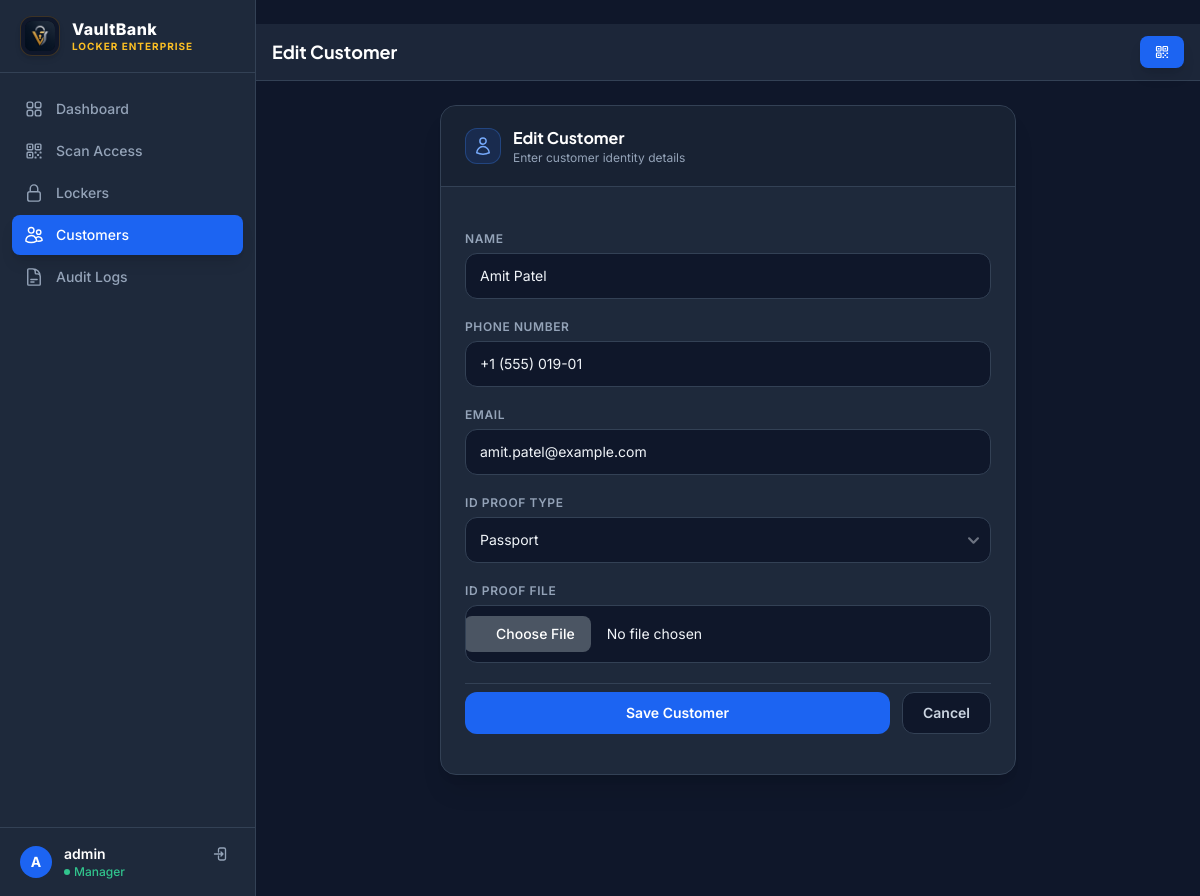
The app's page /customers/3/edit/ (signed in) with its own data.
### lockers/models.py (models this page shows, shortened)
class Customer(models.Model):
    ID_PROOF_CHOICES = [
        ('aadhaar', 'Aadhaar Card'),
        ('pan', 'PAN Card'),
        ('passport', 'Passport'),
        ('voter_id', 'Voter ID'),
        ('driving_license', 'Driving License'),
    ]
    name = models.CharField(max_length=200)
    phone_number = models.CharField(max_length=20, blank=True, null=True, help_text="Phone number for SMS/WhatsApp alerts")
    email = models.EmailField(blank=True, null=True, help_text="Email address for access notifications")
    id_proof_type = models.CharField(max_length=50, choices=ID_PROOF_CHOICES)
    id_proof_file = models.FileField(upload_to='id_proofs/')
    class Meta:
        ordering = ['name']

### lockers/views.py (the view, shortened to what this page needs)
# urls.py: path('customers/<int:pk>/edit/', views.customer_edit, name='customer_edit'),
@login_required
def customer_edit(request, pk):
    customer = get_object_or_404(Customer, pk=pk)
    form = CustomerForm(request.POST or None, request.FILES or None, instance=customer)
    return render(request, 'lockers/customer_form.html', {'form': form, 'title': 'Edit Customer', 'customer': customer})

### lockers/forms.py
class CustomerForm(forms.ModelForm):
    class Meta:
        model = Customer
        fields = ['name', 'phone_number', 'email', 'id_proof_type', 'id_proof_file']
        widgets = {
            'name': forms.TextInput(attrs={'class': _INPUT, 'placeholder': 'Full Name'}),
            'phone_number': forms.TextInput(attrs={'class': _INPUT, 'placeholder': '+1 (555) 000-0000'}),
            'email': forms.EmailInput(attrs={'class': _INPUT, 'placeholder': 'customer@example.com'}),
            'id_proof_type': forms.Select(attrs={'class': _SELECT}),
            'id_proof_file': forms.FileInput(attrs={'class': _FILE}),
        }

### templates/lockers/customer_form.html (shortened to what this page needs)
﻿{% extends 'lockers/base.html' %}
{% block page_title %}{{ title }}{% endblock %}
{% block content %}
<div class="max-w-xl mx-auto">
  <div class="bg-[#1E293B] border border-[#334155] rounded-2xl overflow-hidden shadow-xl">
    <div class="flex items-center gap-3 px-6 py-5 border-b border-[#334155] bg-[#0F172A]/40">
      <div class="w-9 h-9 rounded-xl bg-blue-600/15 border border-blue-500/30 flex items-center justify-center">
      </div>
      <div>
        <h2 class="text-base font-bold text-white">{{ title }}</h2>
        <p class="text-xs text-slate-400">Enter customer identity details</p>
      </div>
    </div>
    <form method="POST" enctype="multipart/form-data" class="p-6 space-y-5">
      {% for field in form %}
      <div class="space-y-1.5">
        <label for="{{ field.id_for_label }}" class="block text-xs font-semibold uppercase tracking-wider text-slate-400">{{ field.label }}</label>
        <div>{{ field }}</div>
      </div>
      {% endfor %}
      <div class="flex gap-3 pt-2 border-t border-[#334155]">
        <button type="submit" class="flex-1 py-2.5 rounded-xl bg-blue-600 hover:bg-blue-700 text-white font-semibold text-sm transition-colors">Save Customer</button>
        <a href="javascript:history.back()" class="px-5 py-2.5 rounded-xl bg-[#0F172A] hover:bg-slate-800 text-slate-300 font-semibold text-sm border border-[#334155] transition-colors">Cancel</a>
      </div>
    </form>
  </div>
</div>
{% endblock %}

### templates/lockers/base.html (shortened to what this page needs)
{% load static %}
<!DOCTYPE html>
<html lang="en" class="dark">
<head>
  <script src="https://cdn.tailwindcss.com"></script>
  <link href="https://cdn.jsdelivr.net/npm/flowbite@2.3.0/dist/flowbite.min.css" rel="stylesheet" />
  <link rel="stylesheet" href="{% static 'css/style.css' %}" />
  <link rel="stylesheet" href="{% static 'css/responsive.css' %}" />
</head>
<body class="bg-[#0F172A] text-slate-100 antialiased" x-data>
<aside id="sidebar"
  class="fixed inset-y-0 left-0 z-50 w-64 bg-[#1E293B] border-r border-[#334155] flex-col hidden lg:flex">
  <div class="flex items-center gap-3 px-5 py-4 border-b border-[#334155]">
    <img src="{% static 'img/logo.png' %}" alt="VaultBank Logo" class="w-10 h-10 rounded-xl object-contain bg-[#0F172A] border border-amber-500/20 p-1 shadow-md shadow-amber-500/10 shrink-0" />
    <div>
      <span class="font-extrabold text-base leading-tight tracking-wide text-white block">VaultBank</span>
      <span class="text-[10px] font-bold tracking-widest text-amber-400 uppercase block">Locker Enterprise</span>
    </div>
  </div>
  <nav class="flex-1 overflow-y-auto px-3 py-4 space-y-0.5">
    <a href="{% url 'dashboard' %}"
      class="group flex items-center gap-3 px-3 py-2.5 rounded-lg text-sm font-medium transition-all duration-150
      {% if request.resolver_match.url_name == 'dashboard' %}bg-blue-600 text-white shadow-lg shadow-blue-500/20{% else %}text-slate-400 hover:bg-slate-800 hover:text-slate-100{% endif %}">
      Dashboard
    </a>
    <a href="{% url 'scan_token' %}"
      class="group flex items-center gap-3 px-3 py-2.5 rounded-lg text-sm font-medium transition-all duration-150
      {% if request.resolver_match.url_name == 'scan_token' or request.resolver_match.url_name == 'scan_checkin' %}bg-blue-600 text-white shadow-lg shadow-blue-500/20{% else %}text-slate-400 hover:bg-slate-800 hover:text-slate-100{% endif %}">
      Scan Access
    </a>
    <a href="{% url 'locker_list' %}"
      class="group flex items-center gap-3 px-3 py-2.5 rounded-lg text-sm font-medium transition-all duration-150
      {% if 'locker' in request.resolver_match.url_name %}bg-blue-600 text-white shadow-lg shadow-blue-500/20{% else %}text-slate-400 hover:bg-slate-800 hover:text-slate-100{% endif %}">
      Lockers
    </a>
    <a href="{% url 'customer_list' %}"
      class="group flex items-center gap-3 px-3 py-2.5 rounded-lg text-sm font-medium transition-all duration-150
      {% if 'customer' in request.resolver_match.url_name %}bg-blue-600 text-white shadow-lg shadow-blue-500/20{% else %}text-slate-400 hover:bg-slate-800 hover:text-slate-100{% endif %}">
      Customers
    </a>
    <a href="{% url 'access_log' %}"
      class="group flex items-center gap-3 px-3 py-2.5 rounded-lg text-sm font-medium transition-all duration-150
      {% if request.resolver_match.url_name == 'access_log' %}bg-blue-600 text-white shadow-lg shadow-blue-500/20{% else %}text-slate-400 hover:bg-slate-800 hover:text-slate-100{% endif %}">
      Audit Logs
    </a>
  </nav>
  {% if user.is_authenticated %}
  <div class="px-3 py-3 border-t border-[#334155]">
    <div class="flex items-center gap-3 px-2">
      <div class="w-8 h-8 rounded-full bg-blue-600 text-white font-bold text-sm flex items-center justify-center shrink-0">
        {{ user.username|first|upper }}
      </div>
      <div class="flex-1 min-w-0">
        <p class="text-sm font-semibold text-white truncate">{{ user.username }}</p>
        <p class="text-xs text-green-400 font-medium flex items-center gap-1">
          <span class="dot-pulse text-green-400"></span> Manager
        </p>
      </div>
      <form method="POST" action="{% url 'logout' %}">
        <button type="submit" title="Sign Out"
          class="p-1.5 rounded-lg text-slate-400 hover:text-red-400 hover:bg-red-500/10 transition-colors">
        </button>
      </form>
    </div>
  </div>
  {% endif %}
</aside>
<div x-data="{ open: false }" @keydown.escape.window="open = false" id="mobileSidebarWrapper">
  <div class="lg:pl-64 flex flex-col min-h-screen">
    <header id="topbar" class="sticky top-0 z-30 bg-[#1E293B]/90 backdrop-blur border-b border-[#334155] px-4 sm:px-6 py-3 flex items-center justify-between gap-4">
      <div class="flex items-center gap-3">
        <h1 class="text-base sm:text-lg font-bold text-white">{% block page_title %}Dashboard{% endblock %}</h1>
      </div>
      <div class="flex items-center gap-2">
        <a href="{% url 'scan_token' %}"
          class="flex items-center gap-2 px-3.5 py-2 bg-blue-600 hover:bg-blue-700 text-white text-sm font-semibold rounded-lg shadow-lg shadow-blue-500/25 transition-colors">
        </a>
      </div>
    </header>
    <main class="flex-1 p-4 sm:p-6">
      {% block content %}{% endblock %}
    </main>
  </div>
</div>
</body>
</html>

### static/css/style.css (style rules this page uses)
:root { --font-sans: 'Inter', system-ui, sans-serif; --font-heading: 'Plus Jakarta Sans', var(--font-sans); --color-bg: #0B1120; --color-surface: #1E293B; --color-surface-hover: #26354D; --color-border: #334155; --color-primary: #3B82F6; --color-primary-hover: #2563EB; }
*, *::before, *::after { box-sizing: border-box; }
html { scroll-behavior: smooth; color-scheme: dark; }
body { font-family: var(--font-sans); background-color: var(--color-bg); color: #F1F5F9; -webkit-font-smoothing: antialiased; -moz-osx-font-smoothing: grayscale; }
h1, h2, h3, h4, h5, h6 { font-family: var(--font-heading); }
.vb-input { width: 100%; padding: 0.625rem 0.875rem; background-color: #0F172A; border: 1px solid #334155; border-radius: 0.75rem; color: #F1F5F9; font-size: 0.875rem; transition: all 0.15s cubic-bezier(0.4, 0, 0.2, 1); outline: none; }
.vb-input::placeholder { color: #64748B; }
.vb-input option { background-color: #1E293B; color: #F1F5F9; }
.dot-pulse { width: 6px; height: 6px; border-radius: 9999px; background-color: currentColor; display: inline-block; animation: pulse-ring 1.8s cubic-bezier(0.4, 0, 0.6, 1) infinite; }

### records on screen
Customer: form "Amit Patel" "+1 (555) 019-01" "amit.patel@example.com" "Passport"

### other values on screen
{{ user.username|first|upper }} "A"
{{ user.username }} "admin"
{{ title }} "Edit Customer"
{{ field.label }} "NAME" "PHONE NUMBER" "EMAIL" "ID PROOF TYPE" "ID PROOF FILE"
